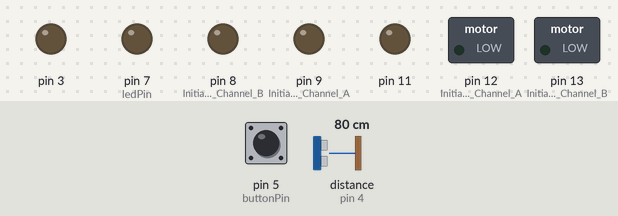
Simulated run of this sketch. Board: Arduino Uno, built with avr-gcc and run on an emulated ATmega328P. On the bench: switched loads named in the sketch (green lamp = pin HIGH), output pins drawn as LEDs (lit = HIGH). The inputs (shaded band) are chosen by the test bench; at power-on: pin 5 (buttonPin) LOW, distance to the obstacle (sensor on pin 4) 80 cm. The echo pulse lasts 58.3 µs per cm.

Above: at 1.2 s.
1.3 s: pin 5 (buttonPin) pulled HIGH for 0.15 s
At 2.7 s:
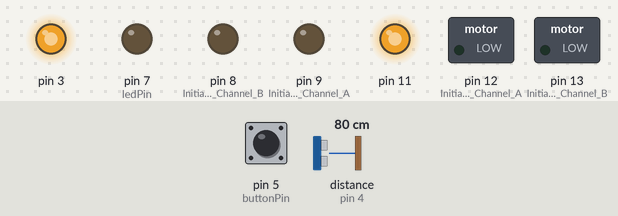
Timing chart, 0 to 4.3 s (numbered marks = the images above; inputs shaded):
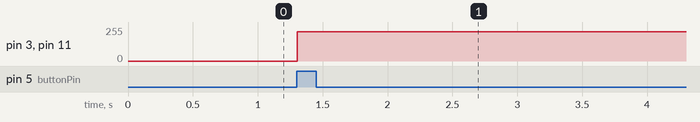

The sketch:

explorer.ino
```cpp
const int pingPin = 4;
const int ledPin = 7;
const int buttonPin = 5;
int buttonVal = 0;
boolean driving = false;
const long maxDistance = 15;
const int forwardSpeed = 220;
const int reverseSpeed = 180;
const int turnSpeed = 150;

void setup() {
  pinMode(ledPin, OUTPUT);
  pinMode(buttonPin, INPUT);

  //motor pins
  pinMode(12, OUTPUT); //Initiates Motor Channel A pin
  pinMode(9, OUTPUT); //Initiates Brake Channel A pin

  pinMode(13, OUTPUT); //Initiates Motor Channel B pin
  pinMode(8, OUTPUT); //Initiates Brake Channel B pin
}

void loop()
{
  buttonVal = digitalRead(buttonPin);
  if (buttonVal != 0)
  {
    runRobot();
  }
  delay(100);
}

void runRobot(){
  long distance = getDistance();

  if (distance < maxDistance)
  {
    digitalWrite(ledPin, HIGH);
    if(driving == true)
    {
      driving = false;
      driveReverse();
    }
  }
  else
  {
    digitalWrite(ledPin, LOW);
    if(driving == false)
    {
      driving = true;
      driveForward();
    }
  }
}

void driveForward(){
  digitalWrite(12, LOW); //Establishes forward direction of Channel A
  digitalWrite(9, LOW);   //Disengage the Brake for Channel A
  analogWrite(3, forwardSpeed);   //Spins the motor on Channel A at full speed

  digitalWrite(13, LOW); //Establishes forward direction of Channel B
  digitalWrite(8, LOW);   //Disengage the Brake for Channel B
  analogWrite(11, forwardSpeed);   //Spins the motor on Channel B at full speed
}

void driveReverse(){
  digitalWrite(9, HIGH); //Eengage the Brake for Channel A
  digitalWrite(8, HIGH); //Eengage the Brake for Channel B

  delay(500);

  digitalWrite(12, HIGH); //Establishes backward direction of Channel A
  digitalWrite(9, LOW);   //Disengage the Brake for Channel A
  analogWrite(3, reverseSpeed);   //Spins the motor on Channel A at half speed

  digitalWrite(13, HIGH); //Establishes backward direction of Channel B
  digitalWrite(8, LOW);   //Disengage the Brake for Channel B
  analogWrite(11, reverseSpeed);   //Spins the motor on Channel B at half speed

  delay(2000);

  turn();
}

void turn()
{
  digitalWrite(9, HIGH); //Eengage the Brake for Channel A
  digitalWrite(8, HIGH); //Eengage the Brake for Channel B

  delay(500);

  digitalWrite(12, LOW); //Establishes backward direction of Channel A
  digitalWrite(9, LOW);   //Disengage the Brake for Channel A
  analogWrite(3, turnSpeed);   //Spins the motor on Channel A at half speed

  digitalWrite(13, HIGH); //Establishes backward direction of Channel B
  digitalWrite(8, LOW);   //Disengage the Brake for Channel B
  analogWrite(11, turnSpeed);   //Spins the motor on Channel B at half speed

  delay(2000);
}

long getDistance(){
  long duration, cm;

  // Give a short LOW pulse beforehand to ensure a clean HIGH pulse:
  pinMode(pingPin, OUTPUT);
  digitalWrite(pingPin, LOW);
  delayMicroseconds(2);
  digitalWrite(pingPin, HIGH);
  delayMicroseconds(5);
  digitalWrite(pingPin, LOW);

  pinMode(pingPin, INPUT);
  duration = pulseIn(pingPin, HIGH);

  cm = microsecondsToCentimeters(duration);
  return cm;
}

long microsecondsToCentimeters(long microseconds)
{
  return microseconds / 29 / 2;
}
```

Measured:
- after the input at 1.3 s, pin 3, pin 11: 0/255 → 220/255 at once
